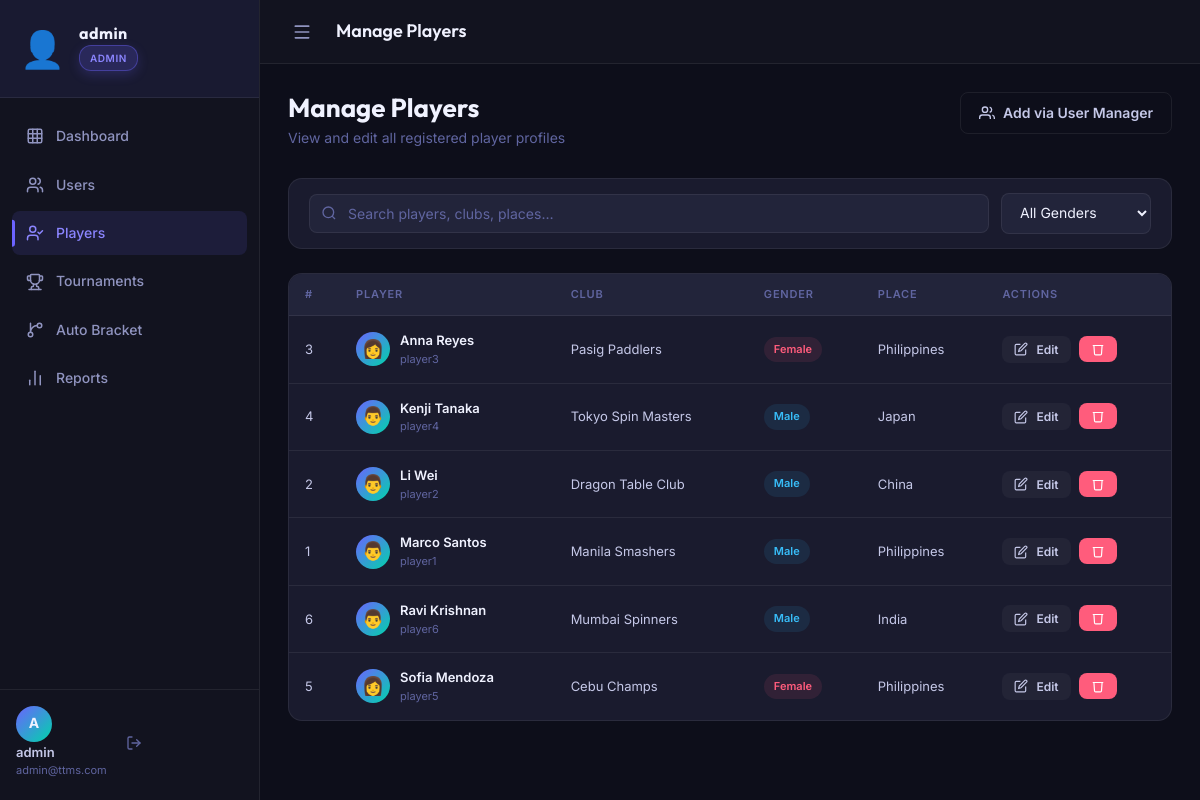
Before: /admin/manage_players.php (signed in) with the older database file.
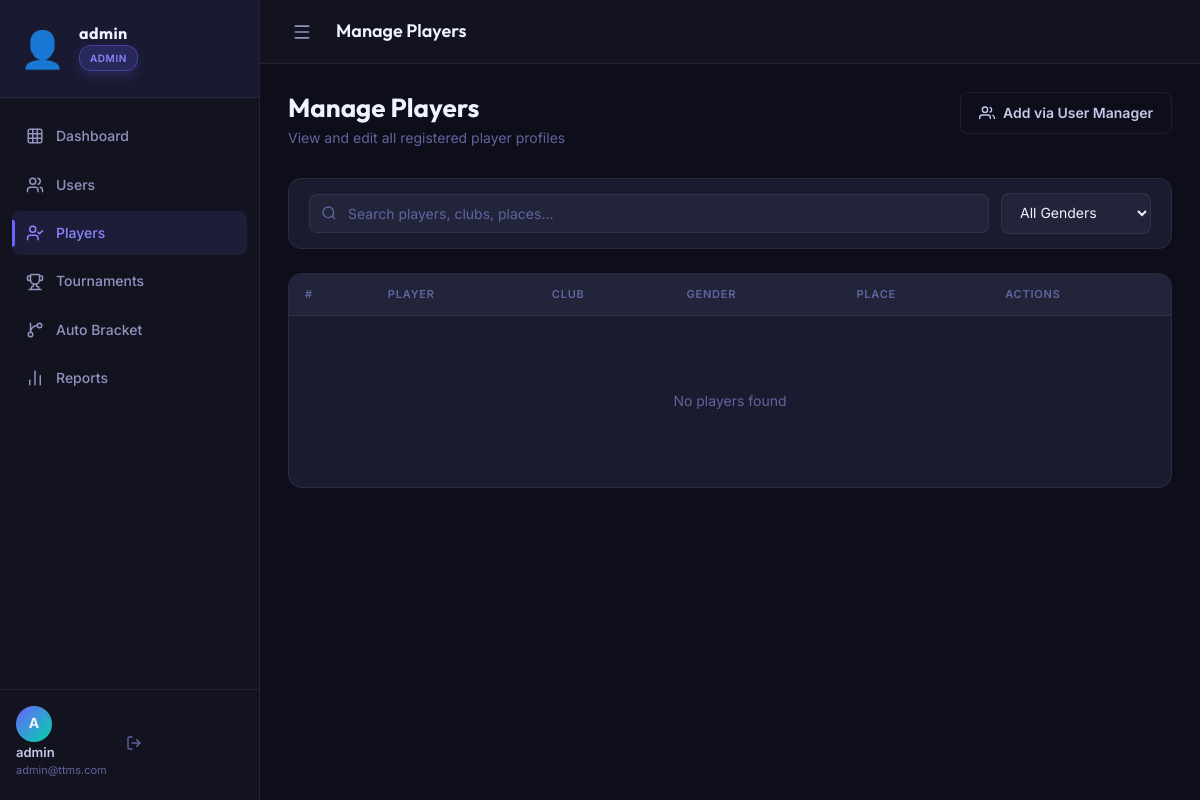
After: the same page with the newer database file.
### tables this page shows
CREATE TABLE IF NOT EXISTS players (
    id              INT AUTO_INCREMENT PRIMARY KEY,
    user_id         INT          NOT NULL,
    first_name      VARCHAR(50)  NOT NULL,
    last_name       VARCHAR(50)  NOT NULL,
    date_of_birth   DATE,
    gender          ENUM('male','female','other') DEFAULT 'male',
    club            VARCHAR(100),
    nationality     VARCHAR(60),  
    profile_image   VARCHAR(255) DEFAULT 'default_avatar.png',
    points          INT          NOT NULL DEFAULT 0,
    wins            INT          NOT NULL DEFAULT 0,
    losses          INT          NOT NULL DEFAULT 0,
    created_at      TIMESTAMP    DEFAULT CURRENT_TIMESTAMP,
    updated_at      TIMESTAMP    DEFAULT CURRENT_TIMESTAMP ON UPDATE CURRENT_TIMESTAMP,
    FOREIGN KEY (user_id) REFERENCES users(id) ON DELETE CASCADE
);

CREATE TABLE IF NOT EXISTS users (
    id                  INT AUTO_INCREMENT PRIMARY KEY,
    username            VARCHAR(50)  NOT NULL UNIQUE,
    password            VARCHAR(255) NOT NULL,
    email               VARCHAR(100) NOT NULL UNIQUE,
    role                ENUM('admin','organizer','player') NOT NULL DEFAULT 'player',
    is_active           TINYINT(1)   NOT NULL DEFAULT 1,
    auth_method         ENUM('local','google') DEFAULT 'local',
    is_verified         TINYINT(1)   DEFAULT 1,
    verification_token  VARCHAR(255) NULL,
    token_expires       DATETIME     NULL,
    created_at          TIMESTAMP    DEFAULT CURRENT_TIMESTAMP,
    updated_at          TIMESTAMP    DEFAULT CURRENT_TIMESTAMP ON UPDATE CURRENT_TIMESTAMP
);

### includes/auth.php (called while the page is built, shortened)
<?php
require_once __DIR__ . '/../config/database.php';
function isLoggedIn(): bool {
    return isset($_SESSION['user_id']) && !empty($_SESSION['user_id']);
}
function getCurrentUser(): ?array {
    return [
        'id'       => $_SESSION['user_id'],
        'username' => $_SESSION['username'],
        'role'     => $_SESSION['role'],
        'email'    => $_SESSION['email'],
    ];
}
function e($val) {
    return htmlspecialchars((string)$val, ENT_QUOTES | ENT_HTML5, 'UTF-8');
}

### config/database.php (called while the page is built, shortened)
<?php
class Database {
    private static ?PDO $instance = null;
    public static function getConnection(): PDO {
        if (self::$instance === null) {
            $dsn = "mysql:host=" . DB_HOST . ";dbname=" . DB_NAME . ";charset=" . DB_CHARSET;
            $options = [
                PDO::ATTR_ERRMODE            => PDO::ERRMODE_EXCEPTION,
                PDO::ATTR_DEFAULT_FETCH_MODE => PDO::FETCH_ASSOC,
                PDO::ATTR_EMULATE_PREPARES   => false,
            ];
            try {
                self::$instance = new PDO($dsn, DB_USER, DB_PASS, $options);
            } catch (PDOException $e) {
                die(json_encode(['error' => 'Database connection failed: ' . $e->getMessage()]));
            }
        }
        return self::$instance;
    }
}
function db(): PDO {
    return Database::getConnection();
}

### modules/players/player_functions.php (called while the page is built, shortened)
<?php
require_once __DIR__ . '/../../config/database.php';
function getAllPlayers(string $search = ''): array {
    $sql = "SELECT p.*, u.username, u.email, u.is_active
            FROM players p
            JOIN users u ON p.user_id = u.id
            WHERE 1=1";
    $params = [];
    $sql .= " ORDER BY p.first_name ASC, p.last_name ASC";
    $stmt = db()->prepare($sql);
    $stmt->execute($params);
    return $stmt->fetchAll();
}
function getPlayerGenderAvatar(?string $gender, bool $isGuest = false): string {
    $gender = strtolower($gender ?? '');
    if ($gender === 'male') {
        return '👨';
    }
    if ($gender === 'female') {
        return '👩';
    }
    return '👤';
}

### admin/manage_players.php (the view, shortened to what the changed rows need)
<?php
require_once __DIR__ . '/../includes/auth.php';
require_once __DIR__ . '/../modules/players/player_functions.php';
$search  = trim($_GET['search'] ?? '');
$players = getAllPlayers($search);
require_once __DIR__ . '/../includes/header.php';
?>
<div class="page-header">
    <div class="page-heading">
        <h1>Manage Players</h1>
    </div>
</div>
<div class="card">
    <div class="card-body" style="padding:0">
        <div class="table-responsive">
            <table class="data-table" id="playersTable">
                <thead>
                    <tr><th>#</th><th>Player</th><th>Club</th><th>Gender</th><th>Place</th><th>Actions</th></tr>
                </thead>
                <tbody>
                <?php if (empty($players)): ?>
                    <tr><td colspan="7"><div class="empty-state"><p>No players found</p></div></td></tr>
                <?php else: ?>
                <?php foreach ($players as $i => $p): ?>
                <tr>
                    <td class="text-muted text-sm"><?= $p['id'] ?></td>
                    <td>
                        <div class="player-cell">
                            <div class="p-avatar" style="font-size: 18px;"><?= getPlayerGenderAvatar($p['gender'] ?? null, false) ?></div>
                            <div>
                                <div class="p-name"><?= e($p['first_name'].' '.$p['last_name']) ?></div>
                                <div class="p-club"><?= e($p['username']) ?></div>
                            </div>
                        </div>
                    </td>
                    <td class="text-sm"><?= e($p['club'] ?: '—') ?></td>
                    <td><span class="badge badge-<?= e($p['gender']) ?>"><?= ucfirst(e($p['gender'])) ?></span></td>
                    <td class="text-sm"><?= e($p['nationality'] ?: '—') ?></td>
                    <td>
                        <div class="btn-group">
                            <button class="btn btn-ghost btn-sm"
                                onclick="openEditPlayer(<?= htmlspecialchars(json_encode($p), ENT_QUOTES) ?>)">
                                <svg xmlns="http://www.w3.org/2000/svg" width="14" height="14" viewBox="0 0 24 24" fill="none" stroke="currentColor" stroke-width="2"><path d="M11 4H4a2 2 0 0 0-2 2v14a2 2 0 0 0 2 2h14a2 2 0 0 0 2-2v-7"/><path d="M18.5 2.5a2.121 2.121 0 0 1 3 3L12 15l-4 1 1-4 9.5-9.5z"/></svg>
                                Edit
                            </button>
                            <form method="POST" style="display:inline">
                                <button type="submit" class="btn btn-danger btn-sm"
                                    data-confirm="Delete <?= e($p['first_name'].' '.$p['last_name']) ?>? This cannot be undone.">
                                    <svg xmlns="http://www.w3.org/2000/svg" width="14" height="14" viewBox="0 0 24 24" fill="none" stroke="currentColor" stroke-width="2"><polyline points="3 6 5 6 21 6"/><path d="M19 6l-1 14a2 2 0 0 1-2 2H8a2 2 0 0 1-2-2L5 6"/></svg>
                                </button>
                            </form>
                        </div>
                    </td>
                </tr>
                <?php endforeach; ?>
                <?php endif; ?>
                </tbody>
            </table>
        </div>
    </div>
</div>
<?php require_once __DIR__ . '/../includes/footer.php'; ?>

### includes/header.php (shortened to what the changed rows need)
<?php
require_once __DIR__ . '/auth.php';
$user  = getCurrentUser();
$role  = $user['role'] ?? '';
$navLinks = [];
if ($role === 'admin') {
    $navLinks = [
        ['href' => '/TournamentHQ/admin/index.php',                'icon' => 'grid',        'label' => 'Dashboard'],
        ['href' => '/TournamentHQ/admin/manage_users.php',         'icon' => 'users',       'label' => 'Users'],
        ['href' => '/TournamentHQ/admin/manage_players.php',       'icon' => 'user-check',  'label' => 'Players'],
        ['href' => '/TournamentHQ/admin/manage_tournaments.php',   'icon' => 'trophy',      'label' => 'Tournaments'],
        ['href' => '/TournamentHQ/admin/bracket_generator.php',   'icon' => 'git-branch',  'label' => 'Auto Bracket'],
        ['href' => '/TournamentHQ/admin/reports.php',              'icon' => 'bar-chart-2', 'label' => 'Reports'],
    ];
}
$currentPage = basename($_SERVER['PHP_SELF']);
?>
<!DOCTYPE html>
<html lang="en">
<head>
    <link rel="stylesheet" href="https://unpkg.com/lucide-static@latest/font/lucide.css">
    <link rel="stylesheet" href="/TournamentHQ/assets/css/style.css">
</head>
<body>
<?php if ($user): ?>
<aside class="sidebar" id="sidebar">
    <nav class="sidebar-nav">
        <?php foreach ($navLinks as $link):
            $isActive = (basename($link['href']) === $currentPage) ? 'active' : '';
        ?>
        <a href="<?= e($link['href']) ?>" class="nav-link <?= $isActive ?>">
            <i data-lucide="<?= e($link['icon']) ?>"></i>
            <span><?= e($link['label']) ?></span>
        </a>
        <?php endforeach; ?>
    </nav>
</aside>
<div class="main-wrapper">
    <main class="page-content">
<?php endif; ?>

Changed rows visible on the page:
removed players: id "3", gender "👩", first_name+last_name "Anna Reyes", user.username "player3", club "Pasig Paddlers", gender "Female", nationality "Philippines"
removed players: id "4", gender "👨", first_name+last_name "Kenji Tanaka", user.username "player4", club "Tokyo Spin Masters", gender "Male", nationality "Japan"
removed players: id "2", gender "👨", first_name+last_name "Li Wei", user.username "player2", club "Dragon Table Club", gender "Male", nationality "China"
removed players: id "1", gender "👨", first_name+last_name "Marco Santos", user.username "player1", club "Manila Smashers", gender "Male", nationality "Philippines"
removed players: id "6", gender "👨", first_name+last_name "Ravi Krishnan", user.username "player6", club "Mumbai Spinners", gender "Male", nationality "India"
removed players: id "5", gender "👩", first_name+last_name "Sofia Mendoza", user.username "player5", club "Cebu Champs", gender "Female", nationality "Philippines"
Other visible differences:
text now shown: "No players found"
